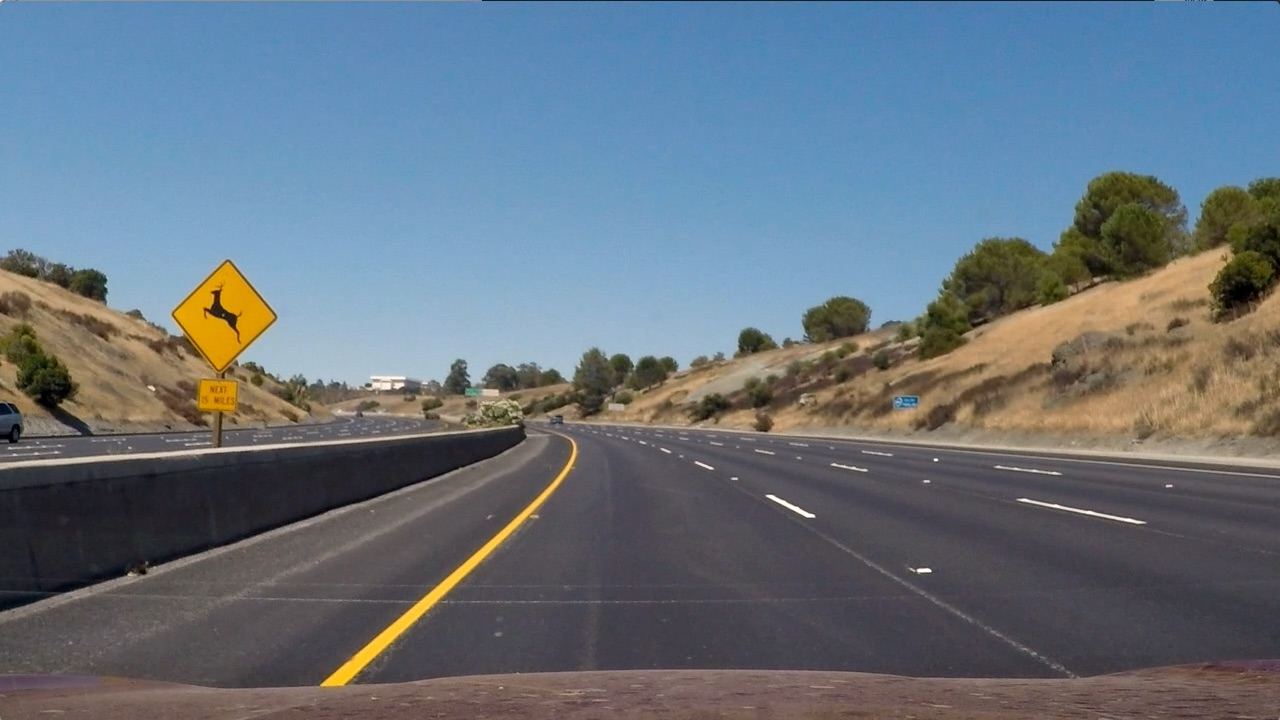
#> input picture Term 1/CarND-Vehicle-Detection-P5/test_images/test2.jpg, 1280 x 720 px
$ jupyter execute --allow-errors CarND-Vehicle-Detection_v5.ipynb   (shell and % lines are left out)   (older library calls are emulated)
#> lines starting #> are read from the running program, lines starting #| are printed output that depends on the picture; after the words box and inside, x2 and y2 are one past the last pixel; in counts of white or black regions, pixels touching at a corner belong together
#> further down, image is the input picture: shape (720, 1280, 3); mean R, G, B 102.8, 114.6, 125.5
## The Project

The goals / steps of this project are the following:

* Perform a Histogram of Oriented Gradients (HOG) feature extraction on a labeled training set of images and train a classifier Linear SVM classifier
* Optionally, you can also apply a color transform and append binned color features, as well as histograms of color, to your HOG feature vector.
* Note: for those first two steps don't forget to normalize your features and randomize a selection for training and testing.
* Implement a sliding-window technique and use your trained classifier to search for vehicles in images.
* Run your pipeline on a video stream (start with the test_video.mp4 and later implement on full project_video.mp4) and create a heat map of recurring detections frame by frame to reject outliers and follow detected vehicles.
* Estimate a bounding box for vehicles detected.

Here are links to the labeled data for vehicle and non-vehicle examples to train your classifier. These example images come from a combination of the GTI vehicle image database, the KITTI vision benchmark suite, and examples extracted from the project video itself. You are welcome and encouraged to take advantage of the recently released Udacity labeled dataset to augment your training data.

Some example images for testing your pipeline on single frames are located in the test_images folder. To help the reviewer examine your work, please save examples of the output from each stage of your pipeline in the folder called ouput_images, and include them in your writeup for the project by describing what each image shows. The video called project_video.mp4 is the video your pipeline should work well on.

As an optional challenge Once you have a working pipeline for vehicle detection, add in your lane-finding algorithm from the last project to do simultaneous lane-finding and vehicle detection!

If you're feeling ambitious (also totally optional though), don't stop there! We encourage you to go out and take video of your own, and show us how you would implement this project on a new video!

# Imports...

[cell 1]
import glob, pickle, cv2, glob, pickle, os
import numpy as np
import tracker
import matplotlib.pyplot as plt
import matplotlib.image as mpimg

from skimage.feature import hog
#> (the rest of this cell did not finish here and is left out)

# *PerspectiveTransform* Class

The __*PerspectiveTransform*__ class as derived from the __*Advance Lane Lines*__ project...

[cell 2]
class PerspectiveTransform:
    def __init__(self, SRC, DST):

        self.ret = None
        self.mtx = None
        self.dist = None
        self.rvecs = None
        self.tvecs= None

        self.get_camera_calibration()
        self.M = cv2.getPerspectiveTransform(SRC, DST)
        self.Minv = cv2.getPerspectiveTransform(SRC, DST)

    def get_camera_calibration(self):
        ROWS, COLUMNS = 9, 6
        # prepare object points and image points from images
        objp = np.zeros((COLUMNS*ROWS,3), np.float32)
        objp[:,:2] = np.mgrid[0:ROWS, 0:COLUMNS].T.reshape(-1, 2)

        objpoints = []
        imgpoints = []

        calibration_images = glob.glob('./camera_cal/calibration*.jpg')

        for index, filename in enumerate(calibration_images):
            img = cv2.imread(filename)
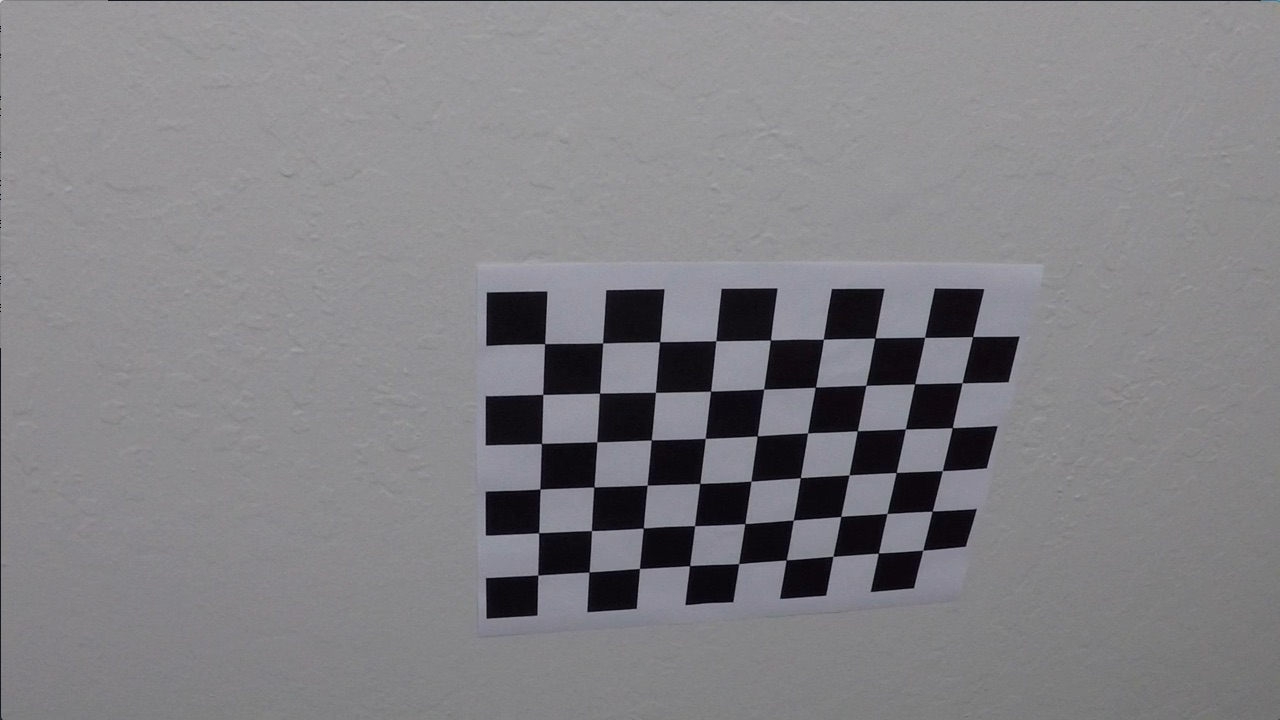
#> input picture Term 1/CarND-Vehicle-Detection-P5/camera_cal/calibration10.jpg, 1280 x 720 px
#> img is the input picture: shape (720, 1280, 3); mean B, G, R 133.1, 129.4, 130.2
            gray = cv2.cvtColor(img, cv2.COLOR_BGR2GRAY)

            # find corners
            ret, corners = cv2.findChessboardCorners(gray, (ROWS,COLUMNS),None)
#> ret = True; corners = 54 rows, first 8: [545.3, 343.1], [602.7, 342.8], [660.1, 341.3], [715.8, 340.7], [770.6, 340], [823.5, 339.2], [874.3, 338.5], [925.1, 337.4]

            # find object and image points
            if ret == True:
                objpoints.append(objp)
                imgpoints.append(corners)

                #display corners
                cv2.drawChessboardCorners(img, (ROWS, COLUMNS), corners, ret)
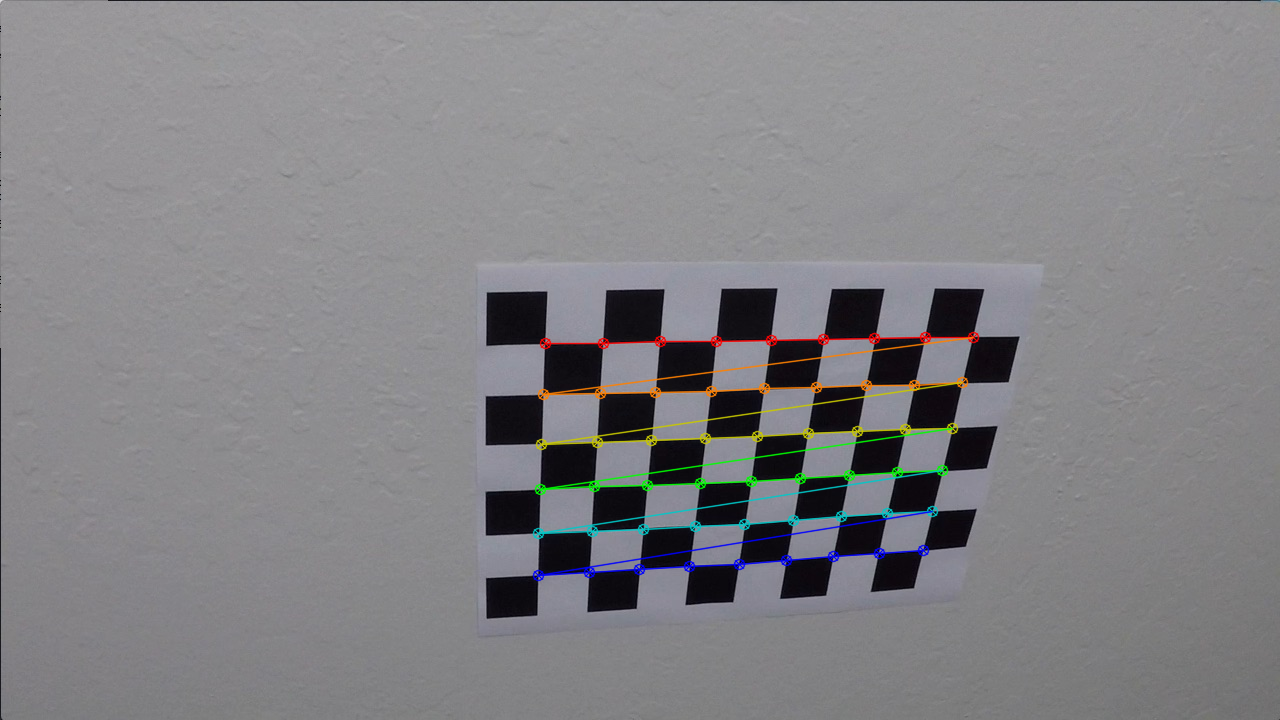
#> img: shape (720, 1280, 3); 1.91% of pixels changed, all inside (x1, y1, x2, y2) = (532, 331, 980, 582)
                write_name = './output_images/corners_found'+str(index)+'.jpg'
                cv2.imwrite(write_name, img)

        img = read_image('./camera_cal/calibration1.jpg')
        img_size = (img.shape[0], img.shape[1])

        self.ret, self.mtx, self.dist, self.rvecs, self.tvecs = cv2.calibrateCamera(objpoints, imgpoints, img_size, None, None)

    def warp(self, img):
        return cv2.warpPerspective(img, self.M, (img.shape[1], img.shape[0]), flags=cv2.INTER_LINEAR)

    def inverse_warp(self, img):
        return cv2.warpPerspective(img, self.Minv, (img.shape[1], img.shape[0]), flags=cv2.INTER_LINEAR)

    def undistort(self, img):
        return cv2.undistort(img, self.mtx, self.dist, None, self.mtx)

    def get_histogram(self, img):
        return np.sum(img[int(img.shape[0]/2):,:], axis=0)

    # [17 lines left out: function generate_binary, not called in this run]

# *Line* Class

The __*Line*__ class as derived from the __*Advance Lane Lines*__ project...

[cell 3]
# Define a class to receive the characteristics of each line detection
class Line():
    # [53 lines left out: functions __init__, set_pixel, set_polyfit, set_radius_of_curvature, not called in this run]

# *LaneDetector* Class

The __*LaneDetector*__ class as derived from the __*Advance Lane Lines*__ project...

[cell 4]
class LaneDetector:
    # [263 lines left out: functions __init__, get_deviation_and_curvature, set_avg_lane_width, get_lane_width, get_starting_point, get_line_fit and 7 more, not called in this run]

## *Vehicle_Detector* Class

This class encapsulates the __SVC classifier__. Required paramters are set in the __initializer__; all required methods are included:

* __*set_image_paths*__ - sets paths to classified images and loads images
* __*bin_spatial*__ - extracts spacial features
* __*color_hist*__ - extracts color histogram features
* __*get_hog_features*__ - extracts HOG features
* __*extract_image_features*__ - extracts features from an image
* __*extract_features*__ - extracts features from a list of images
* __*combine_and_normalize*__ - normalizes features and stores scaled features and scaler for later use
* __*save_classifier*__ - saves classifier and scaler in a pickled file
* __*load_classifier*__ - loads preprocessed classifier and scaler from pickled file
* __*train*__ - trains the classifier
* __*prepreprocess*__ - the preprocess pipeline (load features, combine and normalize, train
* __*predict_image*__ - predicts an image car/non-car
* __*convert_color*__ - helper method for sliding window search
* __*print_bboxes*__ - returns a list of bounding boxes
* __*find_cars*__ - searches for cars based on sliding window search

[cell 5]
# Define a class to receive the characteristics of each line detection
class Vehicle_Detector:
    def __init__(self):
        self.car_images = None
        self.non_car_images = None
        self.car_features = None
        self.non_car_features = None

        self.ystart = 380
        self.ystop = 656
        self.orient = 9
        self.pix_per_cell = 8
        self.cell_per_block = 2

        self.y = None
        self.X = None
        self.scaled_X = None
        self.X_scaler = None
        self.SVC = None

        self.set_image_paths('./vehicles/', './non-vehicles/')
        self.load_classifier()

        #weg
        self.i = 10000

    def set_image_paths(self, car_file_path, non_car_file_path):
        # read test images int
        self.car_images = []
        self.non_car_images = []

        # add cars to list
        directory_paths = []
        indir=os.listdir(car_file_path)
        for image_path in indir:
            if (image_path != ".DS_Store"):
                directory_paths.append(car_file_path+image_path)

        for path in directory_paths:
            indir=os.listdir(path)
            indir.sort()
            for image_path in indir:
                full_path = path + '/' + image_path
                image = read_image(full_path)
                image = self.remove_alpha(image)
                self.car_images.append(image)

        # add non-cars to list
        directory_paths = []
        indir=os.listdir(non_car_file_path)
        for image_path in indir:
            if image_path != '.DS_Store':
                directory_paths.append(non_car_file_path+image_path)

        for path in directory_paths:
            indir=os.listdir(path)
            indir.sort()
            for image_path in indir:
                full_path = path + '/' + image_path
                image = read_image(full_path)

                #remove alpha channel if present to give a 64x64x3 image
                image = self.remove_alpha(image)
                self.non_car_images.append(image)

    # [248 lines left out: functions remove_alpha, bin_spatial, color_hist, get_hog_features, extract_image_features, extract_features and 9 more, not called in this run]

#> (a cell that did not finish here is left out)

## HOG Features Visualization

HOG features are visualized as follows:

#> (a cell that did not finish here is left out)

## Predicting an Image

The vehicle detector can be invoked to classify an image as either containing or not containing a car:

#> (a cell that did not finish here is left out)

## Sliding window search

Invoking the clasifier:

#> (a cell that did not finish here is left out)

## The Processing Pipeline:

[cell 10]
class ProcessImage:
    def __init__(self):

        OFFSET = 130
        SRC = np.float32([  (30, 703),
                            (540, 466),
                            (720, 466),
                            (1147, 703)])

        DST = np.float32([  (SRC[0][0] + OFFSET, 720),
                            (SRC[0][0] + OFFSET, 0),
                            (SRC[-1][0] - OFFSET, 0),
                            (SRC[-1][0] - OFFSET, 720)])

        self.transformer = PerspectiveTransform(SRC, DST)
        self.lane_detector = LaneDetector()
        self.vehicle_detector = Vehicle_Detector()
        self.frame_buffer_size = 10
        self.frame_buffer = []

    # [132 lines left out: functions process_lane_lines, add_heat, reduce_heat, apply_threshold, draw_labeled_bboxes, remove_MD_FP and 3 more, not called in this run]

# Running on an Image

[cell 11]
image = mpimg.imread('./test_images/test2.jpg')
#> (the rest of this cell did not finish here and is left out)
